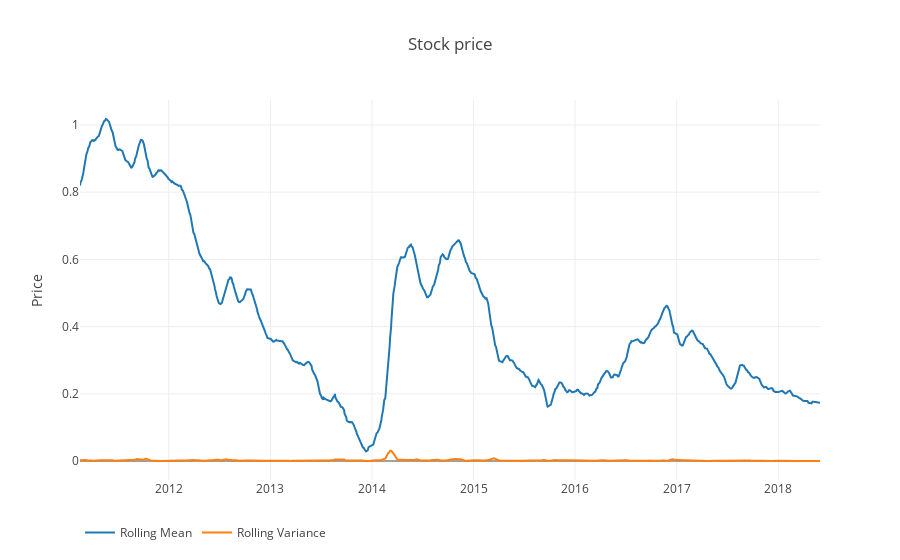

This figure's notebook cell:
### Code cell
ts = df_log['Close']

rolling_stats = da.roll_stats(ts=ts, window=30)
da.plotscatter(rolling_stats)
da.tsplot(ts, lags=30)

### Figure 1 — Plotly figure (JSON) as saved in the notebook; plotly's stock layout.template omitted (floating-point values rounded to 4 significant figures; data arrays with more than 128 entries replaced by an {"elided": "..."} marker saying what was removed)
{"data": [{"name": "Rolling Mean", "type": "scatter", "x": {"elided": "1803 str values"}, "y": {"elided": "1803 float values"}}, {"name": "Rolling Variance", "type": "scatter", "x": {"elided": "1803 str values"}, "y": {"elided": "1803 float values"}}], "layout": {"legend": {"orientation": "h"}, "title": "Stock price", "yaxis": {"title": "Price"}}}
